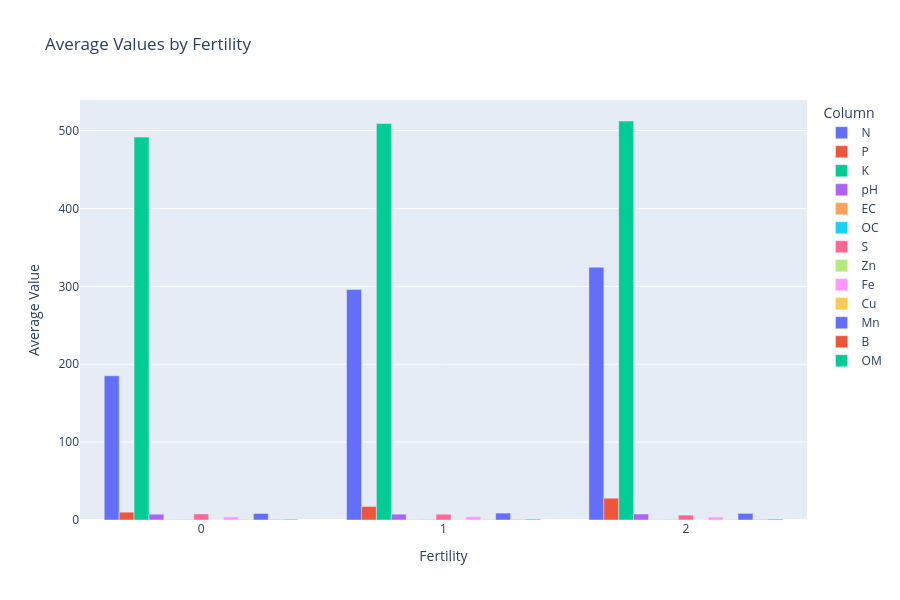

This figure's notebook cell:
### Code cell
grouped_data = dataset_1.groupby('Fertility').mean().reset_index()
fig=px.bar(grouped_data, x='Fertility', y=[col for col in grouped_data.columns if col != 'Fertility'], barmode='group', 
                    labels={'Fertility': 'Fertility', 'value': 'Average Value', 'variable': 'Column'},
                    title='Average Values by Fertility')
fig.update_layout(width=900, height=600)
fig.show()
fig.write_image('./assets/average_values_by_fertility.png')

### Figure 1 — Plotly figure (JSON) as saved in the notebook; plotly's stock layout.template omitted (floating-point values rounded to 4 significant figures)
{"data": [{"alignmentgroup": "True", "hovertemplate": "Column=N<br>Fertility=%{x}<br>Average Value=%{y}<extra></extra>", "legendgroup": "N", "marker": {"color": "#636efa", "pattern": {"shape": ""}}, "name": "N", "offsetgroup": "N", "orientation": "v", "showlegend": true, "textposition": "auto", "type": "bar", "x": [0, 1, 2], "xaxis": "x", "y": [185.2, 296.0, 324.6], "yaxis": "y"}, {"alignmentgroup": "True", "hovertemplate": "Column=P<br>Fertility=%{x}<br>Average Value=%{y}<extra></extra>", "legendgroup": "P", "marker": {"color": "#EF553B", "pattern": {"shape": ""}}, "name": "P", "offsetgroup": "P", "orientation": "v", "showlegend": true, "textposition": "auto", "type": "bar", "x": [0, 1, 2], "xaxis": "x", "y": [10.05, 17.41, 27.99], "yaxis": "y"}, {"alignmentgroup": "True", "hovertemplate": "Column=K<br>Fertility=%{x}<br>Average Value=%{y}<extra></extra>", "legendgroup": "K", "marker": {"color": "#00cc96", "pattern": {"shape": ""}}, "name": "K", "offsetgroup": "K", "orientation": "v", "showlegend": true, "textposition": "auto", "type": "bar", "x": [0, 1, 2], "xaxis": "x", "y": [491.7, 509.1, 512.3], "yaxis": "y"}, {"alignmentgroup": "True", "hovertemplate": "Column=pH<br>Fertility=%{x}<br>Average Value=%{y}<extra></extra>", "legendgroup": "pH", "marker": {"color": "#ab63fa", "pattern": {"shape": ""}}, "name": "pH", "offsetgroup": "pH", "orientation": "v", "showlegend": true, "textposition": "auto", "type": "bar", "x": [0, 1, 2], "xaxis": "x", "y": [7.479, 7.524, 7.703], "yaxis": "y"}, {"alignmentgroup": "True", "hovertemplate": "Column=EC<br>Fertility=%{x}<br>Average Value=%{y}<extra></extra>", "legendgroup": "EC", "marker": {"color": "#FFA15A", "pattern": {"shape": ""}}, "name": "EC", "offsetgroup": "EC", "orientation": "v", "showlegend": true, "textposition": "auto", "type": "bar", "x": [0, 1, 2], "xaxis": "x", "y": [0.547, 0.5424, 0.53], "yaxis": "y"}, {"alignmentgroup": "True", "hovertemplate": "Column=OC<br>Fertility=%{x}<br>Average Value=%{y}<extra></extra>", "legendgroup": "OC", "marker": {"color": "#19d3f3", "pattern": {"shape": ""}}, "name": "OC", "offsetgroup": "OC", "orientation": "v", "showlegend": true, "textposition": "auto", "type": "bar", "x": [0, 1, 2], "xaxis": "x", "y": [0.5838, 0.646, 0.6478], "yaxis": "y"}, {"alignmentgroup": "True", "hovertemplate": "Column=S<br>Fertility=%{x}<br>Average Value=%{y}<extra></extra>", "legendgroup": "S", "marker": {"color": "#FF6692", "pattern": {"shape": ""}}, "name": "S", "offsetgroup": "S", "orientation": "v", "showlegend": true, "textposition": "auto", "type": "bar", "x": [0, 1, 2], "xaxis": "x", "y": [7.781, 7.445, 6.323], "yaxis": "y"}, {"alignmentgroup": "True", "hovertemplate": "Column=Zn<br>Fertility=%{x}<br>Average Value=%{y}<extra></extra>", "legendgroup": "Zn", "marker": {"color": "#B6E880", "pattern": {"shape": ""}}, "name": "Zn", "offsetgroup": "Zn", "orientation": "v", "showlegend": true, "textposition": "auto", "type": "bar", "x": [0, 1, 2], "xaxis": "x", "y": [0.3833, 0.5549, 0.3771], "yaxis": "y"}, {"alignmentgroup": "True", "hovertemplate": "Column=Fe<br>Fertility=%{x}<br>Average Value=%{y}<extra></extra>", "legendgroup": "Fe", "marker": {"color": "#FF97FF", "pattern": {"shape": ""}}, "name": "Fe", "offsetgroup": "Fe", "orientation": "v", "showlegend": true, "textposition": "auto", "type": "bar", "x": [0, 1, 2], "xaxis": "x", "y": [3.954, 4.319, 3.744], "yaxis": "y"}, {"alignmentgroup": "True", "hovertemplate": "Column=Cu<br>Fertility=%{x}<br>Average Value=%{y}<extra></extra>", "legendgroup": "Cu", "marker": {"color": "#FECB52", "pattern": {"shape": ""}}, "name": "Cu", "offsetgroup": "Cu", "orientation": "v", "showlegend": true, "textposition": "auto", "type": "bar", "x": [0, 1, 2], "xaxis": "x", "y": [1.013, 0.9157, 0.7425], "yaxis": "y"}, {"alignmentgroup": "True", "hovertemplate": "Column=Mn<br>Fertility=%{x}<br>Average Value=%{y}<extra></extra>", "legendgroup": "Mn", "marker": {"color": "#636efa", "pattern": {"shape": ""}}, "name": "Mn", "offsetgroup": "Mn", "orientation": "v", "showlegend": true, "textposition": "auto", "type": "bar", "x": [0, 1, 2], "xaxis": "x", "y": [8.402, 8.898, 8.495], "yaxis": "y"}, {"alignmentgroup": "True", "hovertemplate": "Column=B<br>Fertility=%{x}<br>Average Value=%{y}<extra></extra>", "legendgroup": "B", "marker": {"color": "#EF553B", "pattern": {"shape": ""}}, "name": "B", "offsetgroup": "B", "orientation": "v", "showlegend": true, "textposition": "auto", "type": "bar", "x": [0, 1, 2], "xaxis": "x", "y": [0.6215, 0.5642, 0.6334], "yaxis": "y"}, {"alignmentgroup": "True", "hovertemplate": "Column=OM<br>Fertility=%{x}<br>Average Value=%{y}<extra></extra>", "legendgroup": "OM", "marker": {"color": "#00cc96", "pattern": {"shape": ""}}, "name": "OM", "offsetgroup": "OM", "orientation": "v", "showlegend": true, "textposition": "auto", "type": "bar", "x": [0, 1, 2], "xaxis": "x", "y": [1.004, 1.111, 1.136], "yaxis": "y"}], "layout": {"barmode": "group", "height": 600, "legend": {"title": {"text": "Column"}, "tracegroupgap": 0}, "title": {"text": "Average Values by Fertility"}, "width": 900, "xaxis": {"anchor": "y", "domain": [0, 1], "title": {"text": "Fertility"}}, "yaxis": {"anchor": "x", "domain": [0, 1], "title": {"text": "Average Value"}}}}
